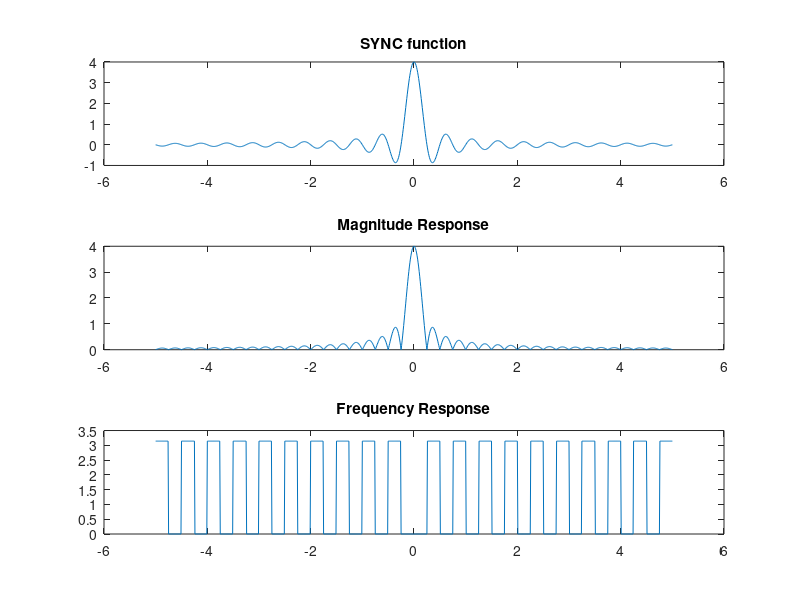

Reproduce this figure in MATLAB.
% sync function response

f = -5:.01:5;
X=4*sinc(4*f);
subplot(311);
plot(f,X);
title('SYNC function');
subplot(312);
plot(f,abs(X));
title('Magnitude Response');
subplot(313);
plot(f,angle(X));
title('Frequency Response');
